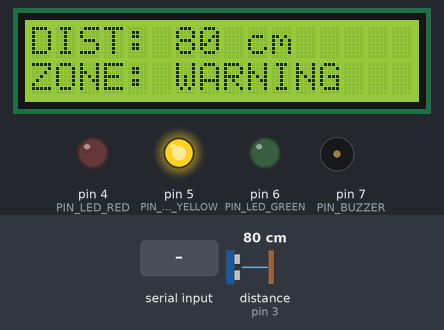
Bench run of a sketch on a simulated Arduino Uno, built with avr-gcc and run on an emulated ATmega328P. Shown: 16×2 character LCD, output pins drawn as LEDs (lit = HIGH), buzzer (waves = sounding). Wiring (from diagram.json): ultrasonic range finder: trigger pin 2; echo pin 3. Inputs (shaded band) come from the test bench; at power-on: distance to the obstacle (sensor on pin 3) 80 cm. The echo pulse lasts 58.3 µs per cm; pins used as bus, display or sensor lines are not drawn; what the sketch prints to the serial monitor is not drawn.

Above: at 1.2 s.
1.3 s: distance to the obstacle (sensor on pin 3) set to 2 cm
At 3.0 s:
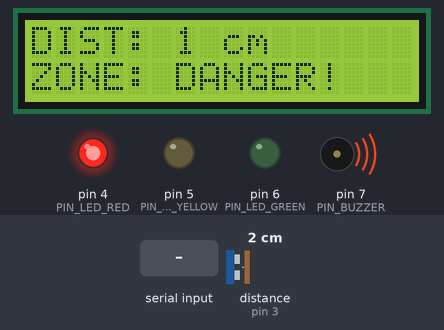
4.3 s: distance to the obstacle (sensor on pin 3) set to 120 cm
At 5.1 s:
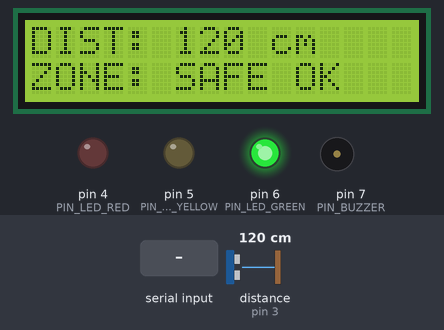
5.9 s: distance to the obstacle (sensor on pin 3) set to 103 cm
At 6.9 s:
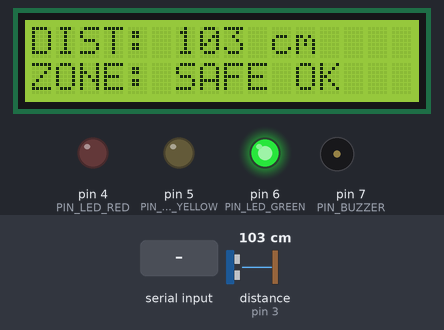
7.4 s: distance to the obstacle (sensor on pin 3) set to 95 cm
At 7.9 s:
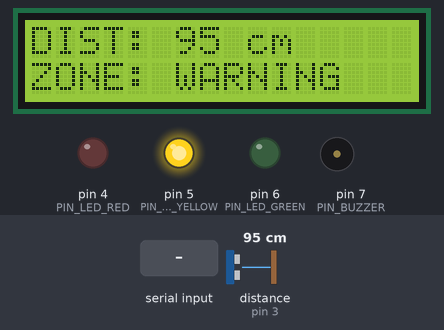
10.4 s: "MUTE\n" received over Serial
At 10.4 s:
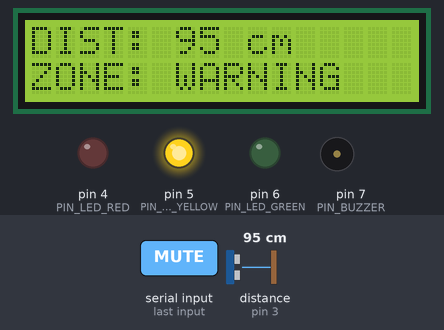
12.0 s: distance to the obstacle (sensor on pin 3) set to 23 cm
At 12.2 s:
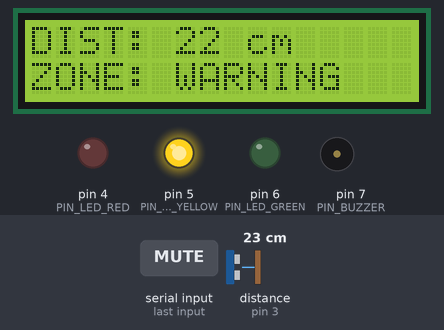
13.5 s: distance to the obstacle (sensor on pin 3) set to 18 cm
Timing chart, 0 to 16.0 s (numbered marks = the images above; inputs shaded):
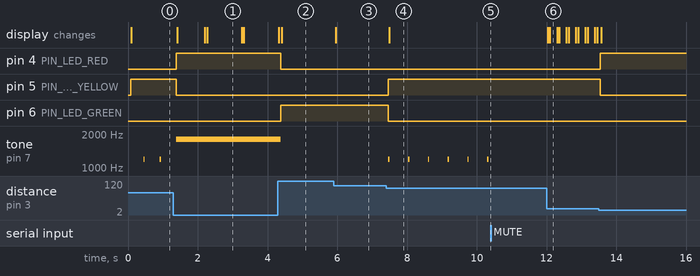

Measured:
- the behaviour switches between 101 and 100 cm on distance to the obstacle (sensor on pin 3) (found by bisection; images 3 and 4)
- after the input at 1.3 s, pin 4 (PIN_LED_RED): LOW → HIGH after 0.08 s; pin 5 (PIN_LED_YELLOW): HIGH → LOW after 0.08 s; the display: changes after 0.11 s (image 1)
- after the input at 4.3 s, pin 4 (PIN_LED_RED): HIGH → LOW after 0.08 s; pin 6 (PIN_LED_GREEN): LOW → HIGH after 0.08 s; tone on pin 7 (PIN_BUZZER): 1800 Hz → silent after 0.08 s; the display: first differs from a run without the input after 0.11 s (image 2)
- after the input at 5.9 s, the display: changes after 0.06 s (image 3)
- after the input at 7.4 s, pin 5 (PIN_LED_YELLOW): LOW → HIGH after 0.07 s; pin 6 (PIN_LED_GREEN): HIGH → LOW after 0.07 s; tone on pin 7 (PIN_BUZZER): alternates 1200 Hz for 0.04 s and silent for 0.53 s, starting after 0.07 s; the display: changes after 0.10 s (image 4)
- after the input at 10.4 s, tone on pin 7 (PIN_BUZZER): stops changing and stays silent
- after the input at 12.0 s, the display: first changes at once (image 6 shows a later state)
- after the input at 13.5 s, pin 4 (PIN_LED_RED): LOW → HIGH at once; pin 5 (PIN_LED_YELLOW): HIGH → LOW at once

The sketch:

Project2_DistanceMeter.ino
```cpp
#include <Wire.h>
#include <LiquidCrystal_I2C.h>

// ============================================================================
// Проект 2: Ультразвуковой дальномер с трёхзонной сигнализацией
// Курсовой проект по специальности 09.02.01 «Компьютерные системы и комплексы»
// ============================================================================

// Дисплей LCD 1602 с адаптером I2C (адрес 0x27)
LiquidCrystal_I2C lcd(0x27, 16, 2);

// Назначение выводов (пинов) платы Arduino Uno
const int PIN_TRIG       = 2; // Выход импульса датчика HC-SR04 (Trig)
const int PIN_ECHO       = 3; // Вход эхо-сигнала датчика HC-SR04 (Echo)
const int PIN_LED_RED    = 4; // Красный светодиод (Зона опасности < 20 см)
const int PIN_LED_YELLOW = 5; // Желтый светодиод (Зона внимания 20..100 см)
const int PIN_LED_GREEN  = 6; // Зеленый светодиод (Безопасная зона > 100 см)
const int PIN_BUZZER     = 7; // Зуммер звуковой сигнализации

// Временные переменные
unsigned long timerSerial = 0; // Таймер отправки данных в COM-порт
unsigned long timerBeep   = 0; // Таймер прерывистого пищания
bool buzzerMuted = false;      // Флаг отключения звука (команда MUTE)

void setup() {
  // Инициализация последовательного порта (9600 бод)
  Serial.begin(9600);
  Serial.setTimeout(50); // Минимальный таймаут чтения команд

  // Настройка выводов ультразвукового датчика
  pinMode(PIN_TRIG, OUTPUT);
  pinMode(PIN_ECHO, INPUT);

  // Настройка выводов светодиодов и зуммера
  pinMode(PIN_LED_RED,    OUTPUT);
  pinMode(PIN_LED_YELLOW, OUTPUT);
  pinMode(PIN_LED_GREEN,  OUTPUT);
  pinMode(PIN_BUZZER,     OUTPUT);

  // Начальное состояние индикаторов
  digitalWrite(PIN_TRIG, LOW);
  digitalWrite(PIN_LED_RED, LOW);
  digitalWrite(PIN_LED_YELLOW, LOW);
  digitalWrite(PIN_LED_GREEN, LOW);
  noTone(PIN_BUZZER);

  // Инициализация экрана LCD
  lcd.init();
  lcd.backlight();
  lcd.clear();
}

void loop() {
  // 1. Посылка ультразвукового импульса длительностью 10 микросекунд
  digitalWrite(PIN_TRIG, LOW);
  delayMicroseconds(2);
  digitalWrite(PIN_TRIG, HIGH);
  delayMicroseconds(10);
  digitalWrite(PIN_TRIG, LOW);

  // 2. Измерение времени возврата отраженного импульса (в микросекундах)
  long duration = pulseIn(PIN_ECHO, HIGH, 30000);

  // Простой расчет расстояния в сантиметрах:
  // Звук проходит 1 см примерно за 58 микросекунд (туда и обратно)
  int distance = 400;
  if (duration > 0) {
    distance = duration / 58;
  }

  // 3. Определение зон дистанции и управление светодиодами
  String zone = "SAFE";

  if (distance < 20) {
    // Зона 1: Опасность (дистанция менее 20 см)
    zone = "DANGER";
    digitalWrite(PIN_LED_RED, HIGH);
    digitalWrite(PIN_LED_YELLOW, LOW);
    digitalWrite(PIN_LED_GREEN, LOW);

    // Непрерывный звуковой сигнал высокой частоты
    if (!buzzerMuted) {
      tone(PIN_BUZZER, 1800);
    } else {
      noTone(PIN_BUZZER);
    }

  } else if (distance <= 100) {
    // Зона 2: Предупреждение (дистанция от 20 до 100 см)
    zone = "WARNING";
    digitalWrite(PIN_LED_RED, LOW);
    digitalWrite(PIN_LED_YELLOW, HIGH);
    digitalWrite(PIN_LED_GREEN, LOW);

    // Прерывистый писк: частота повторения пропорциональна расстоянию
    int interval = distance * 5; // Чем ближе объект, тем чаще сигналы
    if (!buzzerMuted) {
      if (millis() - timerBeep >= interval) {
        timerBeep = millis();
        tone(PIN_BUZZER, 1200, 40);
      }
    } else {
      noTone(PIN_BUZZER);
    }

  } else {
    // Зона 3: Безопасность (дистанция более 100 см)
    zone = "SAFE";
    digitalWrite(PIN_LED_RED, LOW);
    digitalWrite(PIN_LED_YELLOW, LOW);
    digitalWrite(PIN_LED_GREEN, HIGH);
    noTone(PIN_BUZZER);
  }

  // 4. Отображение информации на экране LCD 1602
  lcd.setCursor(0, 0);
  lcd.print("DIST: ");
  if (distance >= 400) {
    lcd.print(">400 cm  ");
  } else {
    lcd.print(distance);
    lcd.print(" cm    ");
  }

  lcd.setCursor(0, 1);
  lcd.print("ZONE: ");
  if (zone == "DANGER")  lcd.print("DANGER! ");
  if (zone == "WARNING") lcd.print("WARNING ");
  if (zone == "SAFE")    lcd.print("SAFE OK ");

  // 5. Отправка пакета телеметрии в COM-порт (раз в секунду)
  if (millis() - timerSerial >= 1000) {
    timerSerial = millis();

    Serial.print("DIST:");
    Serial.print(distance);

    Serial.print(";ZONE:");
    Serial.print(zone);

    Serial.print(";STATUS:");
    Serial.println(buzzerMuted ? "MUTED" : "ACTIVE");
  }

  // 6. Прием управляющих команд от Java-приложения
  if (Serial.available() > 0) {
    String cmd = Serial.readStringUntil('\n');
    cmd.trim();

    if (cmd == "MUTE") {
      buzzerMuted = true;
      noTone(PIN_BUZZER);
      Serial.println("ACK:BUZZER_MUTED");
    } else if (cmd == "UNMUTE") {
      buzzerMuted = false;
      Serial.println("ACK:BUZZER_UNMUTED");
    }
  }

  delay(60); // Небольшая пауза между измерениями
}
```
